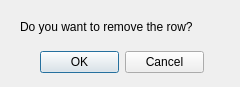
<?xml version="1.0" encoding="UTF-8"?>
<ui version="4.0">
 <class>confirmDialog</class>
 <widget class="QDialog" name="confirmDialog">
  <property name="geometry">
   <rect>
    <x>0</x>
    <y>0</y>
    <width>240</width>
    <height>87</height>
   </rect>
  </property>
  <property name="windowTitle">
   <string>Confirm</string>
  </property>
  <property name="modal">
   <bool>true</bool>
  </property>
  <widget class="QDialogButtonBox" name="buttonBox">
   <property name="geometry">
    <rect>
     <x>40</x>
     <y>46</y>
     <width>164</width>
     <height>32</height>
    </rect>
   </property>
   <property name="standardButtons">
    <set>QDialogButtonBox::Cancel|QDialogButtonBox::Ok</set>
   </property>
  </widget>
  <widget class="QLabel" name="label">
   <property name="geometry">
    <rect>
     <x>20</x>
     <y>6</y>
     <width>201</width>
     <height>41</height>
    </rect>
   </property>
   <property name="text">
    <string>Do you want to remove the row?</string>
   </property>
  </widget>
 </widget>
 <resources/>
 <connections/>
</ui>
